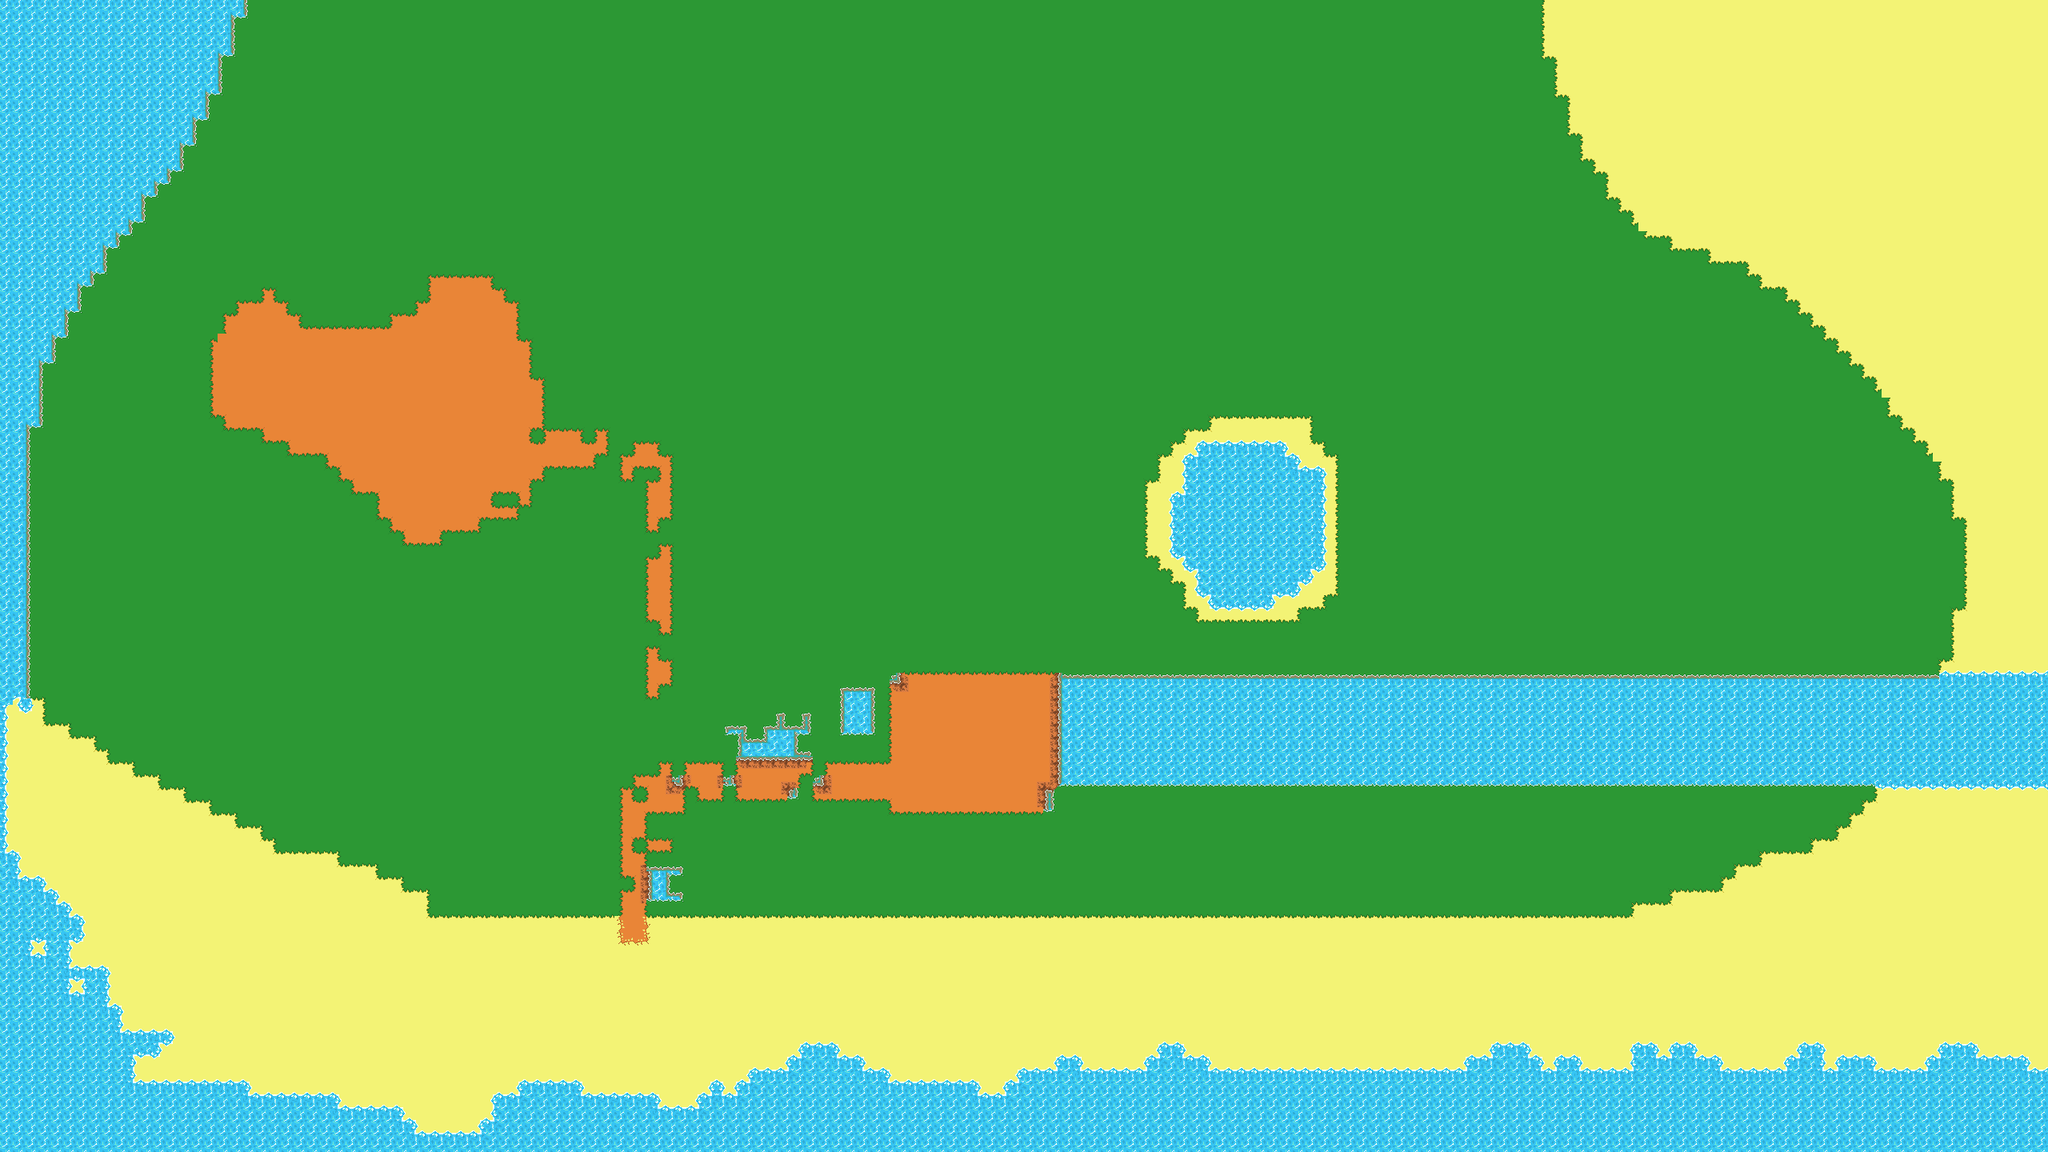

This is a level from a 2D game, rendered from its Tiled map with the project's own tilesets. A one-line summary and the map file follow, with tile-layer data summarised:
An orthogonal 160x90 tile map with 16x16 px tiles, 2 tile layers (Copy of Tile Layer 1, Tile Layer 1).

<map version="1.10" tiledversion="1.10.1" orientation="orthogonal" renderorder="right-down" width="160" height="90" tilewidth="16" tileheight="16" infinite="0" nextlayerid="5" nextobjectid="1">
 <tileset firstgid="1" source="../tilesets/tileground.tsx" />
 <layer id="4" name="Copy of Tile Layer 1" width="160" height="90">
  <data>[14400 cells, 14400 non-empty, 22 distinct tile ids]</data>
 </layer>
 <layer id="3" name="Tile Layer 1" width="160" height="90" offsetx="0.30303" offsety="-95.2727">
  <data>[14400 cells, 14396 non-empty, 82 distinct tile ids]</data>
 </layer>
</map>